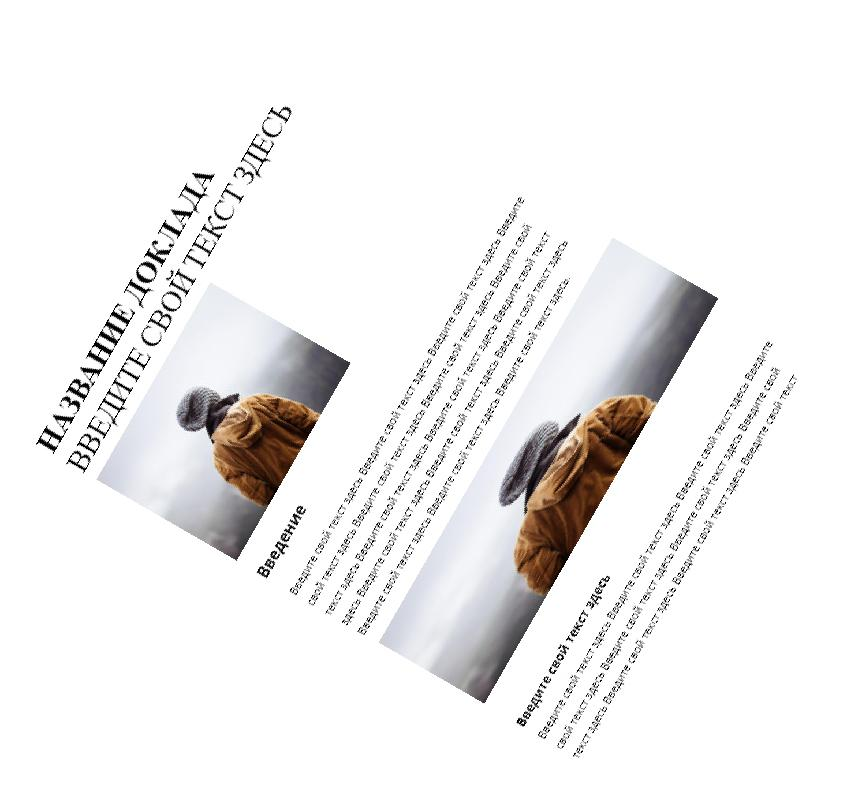
#> input picture task2/src/rotated.jpg, 862 x 796 px
$ python task2.py src/rotated.jpg src/text_with_img.jpg
#> lines starting #> are read from the running program, lines starting #| are printed output that depends on the picture; after the words box and inside, x2 and y2 are one past the last pixel; in counts of white or black regions, pixels touching at a corner belong together
import numpy as np
from PIL import Image
import sys


def find_angle(image):
    variances = []
    for angle in range(-90, 90):
        rot = image.rotate(angle, expand=True, fillcolor=255)
        variances.append(np.array(rot).sum(axis=1).var())

    rotate_back_angle = np.arange(-90, 90)[np.argmax(variances)]
    return -rotate_back_angle


def unrotate(path, save_path):
    """
    @param: path: str - path to the rotated image
    @param: save_path: str - path where to save the result
    @return: int - the angle of rotation in degrees
    """
#> called with path = 'src/rotated.jpg', save_path = 'src/text_with_img.jpg'
    image = Image.open(path).convert("1")
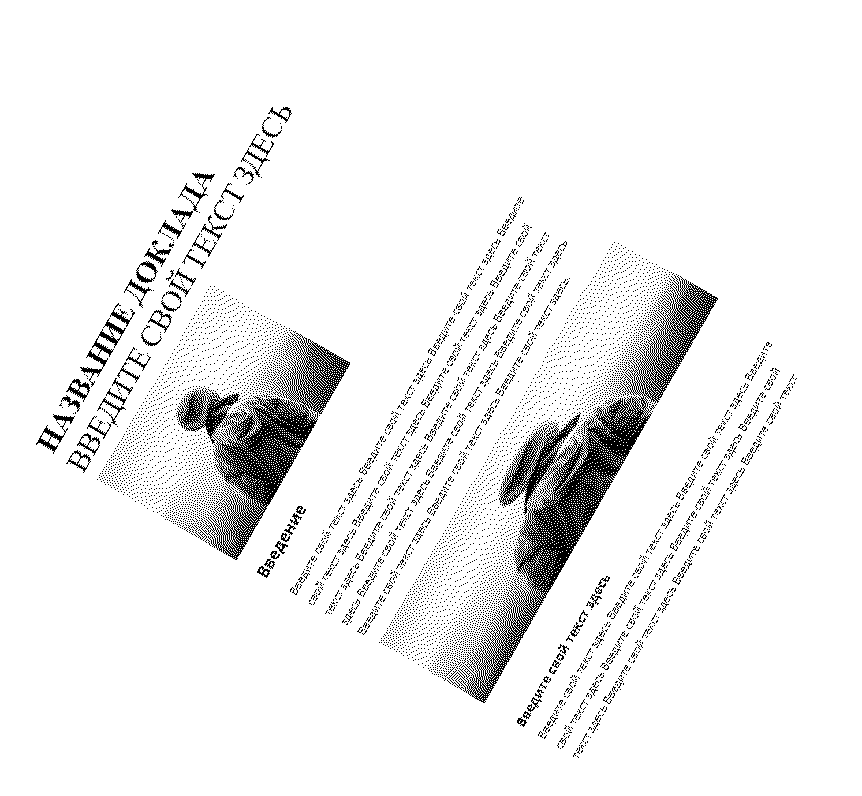
#> image: PIL image 862x796 1; 93.6% white; black in thin lines or dots, all inside (x1, y1, x2, y2) = (36, 107, 797, 758)
    angle = find_angle(image)
#> the loop in find_angle, `for angle in range(-90, 90):` made 180 passes
#> pass 1, in find_angle, `rot = image.rotate(angle, expand=True, fillcolor=255)`:
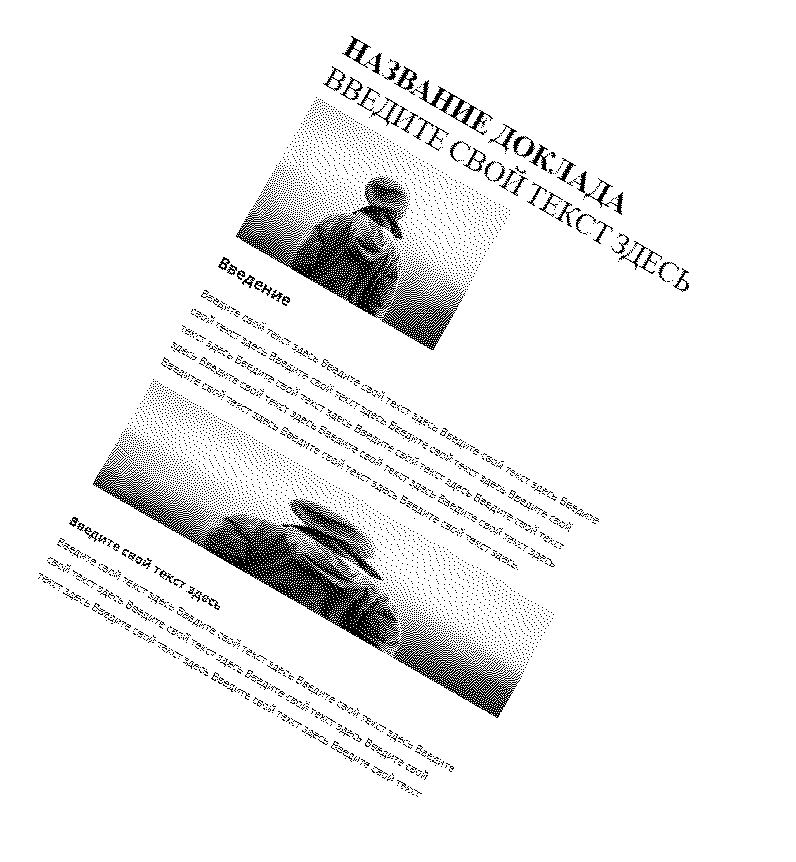
#> rot: PIL image 796x862 1; 93.6% white; black in thin lines or dots, all inside (x1, y1, x2, y2) = (38, 36, 689, 797)
#> pass 2, in find_angle, `rot = image.rotate(angle, expand=True, fillcolor=255)`:
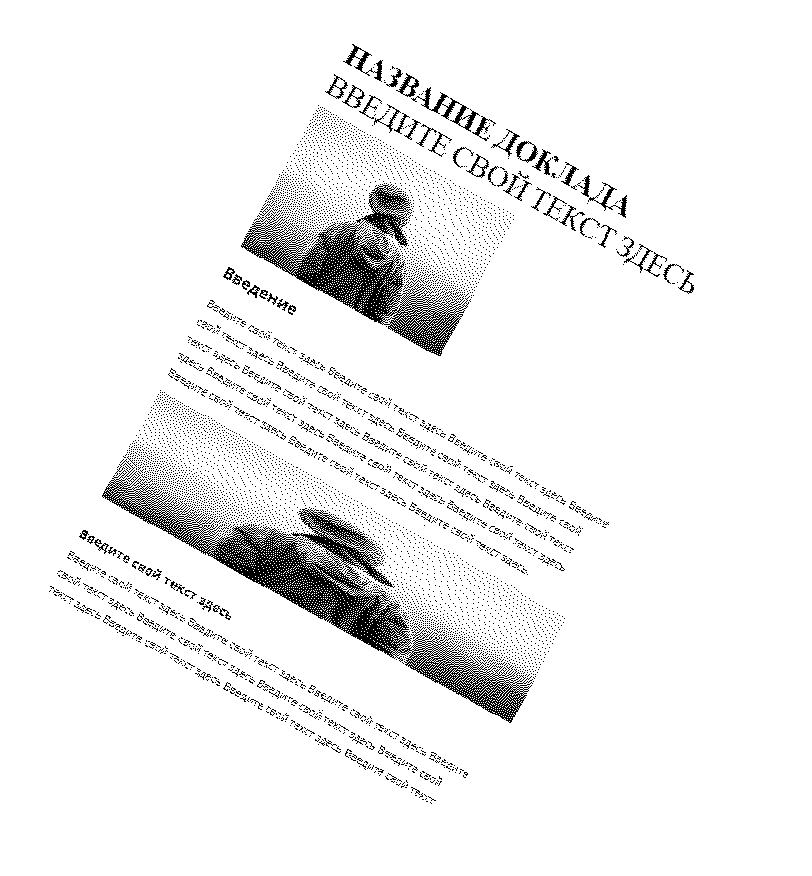
#> rot: PIL image 812x876 1; 93.9% white; black in thin lines or dots, all inside (x1, y1, x2, y2) = (49, 44, 694, 804)
#> pass 3, in find_angle, `rot = image.rotate(angle, expand=True, fillcolor=255)`:
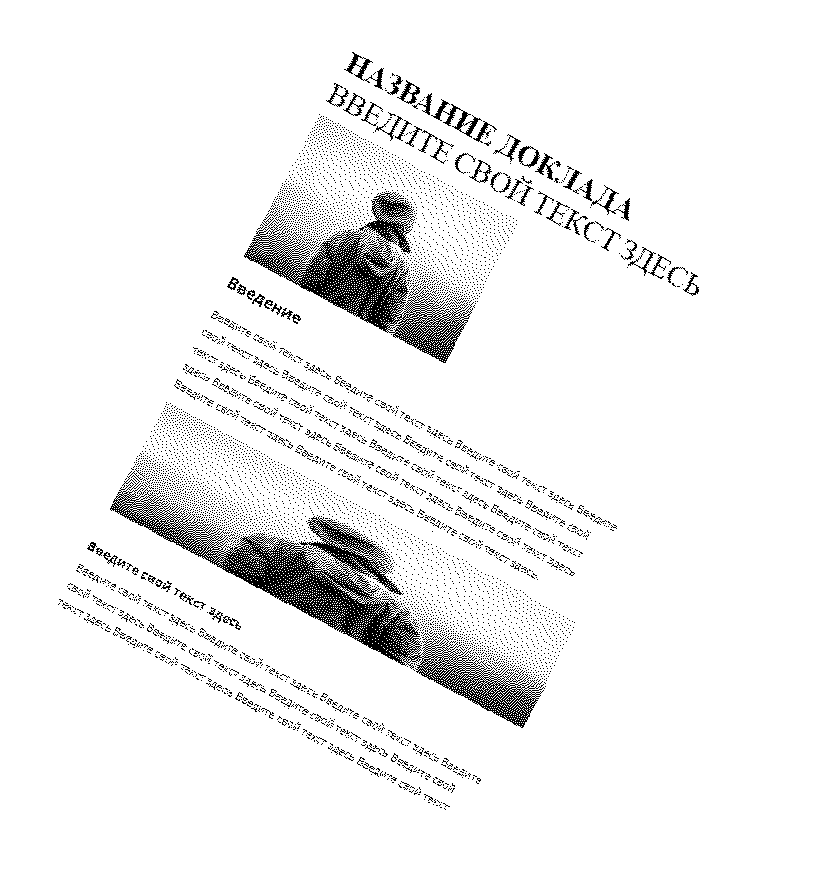
#> rot: PIL image 826x890 1; 94.1% white; black in thin lines or dots, all inside (x1, y1, x2, y2) = (58, 52, 699, 810)
#> after the loop in find_angle, `for angle in range(-90, 90):`: variances = 180 values, max 5168.9 at index 30, min 1494.4 at index 159, mean 2424.4
#> in find_angle, `rotate_back_angle = np.arange(-90, 90)[np.argmax(variances)]`: rotate_back_angle = -60
#> angle = 60

    image = Image.open(path)
#> image is the input picture: PIL image 862x796 RGB; mean R, G, B 239.5, 238.4, 238.2
    restored = image.rotate(-angle, expand=True, fillcolor=(255, 255, 255))
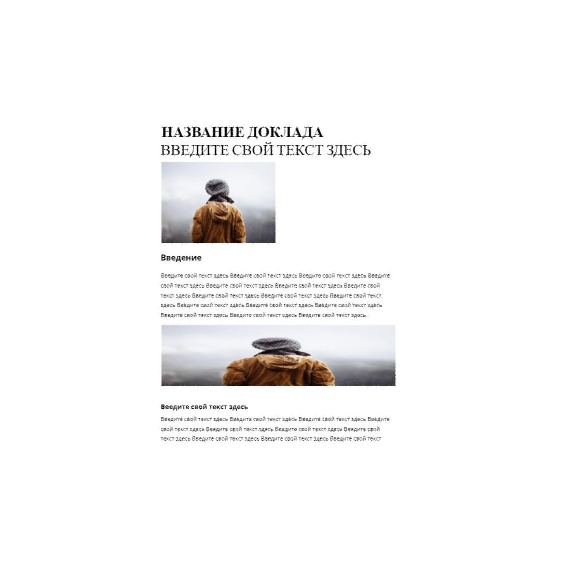
#> restored: PIL image 1122x1146 RGB (shown at 1/2 size); mean R, G, B 246.7, 246.2, 246.1
    restored.save(save_path)

    return angle


if __name__ == "__main__":
    alpha = unrotate(sys.argv[1], sys.argv[2])
#> alpha = 60
    print(alpha)
#| 60
